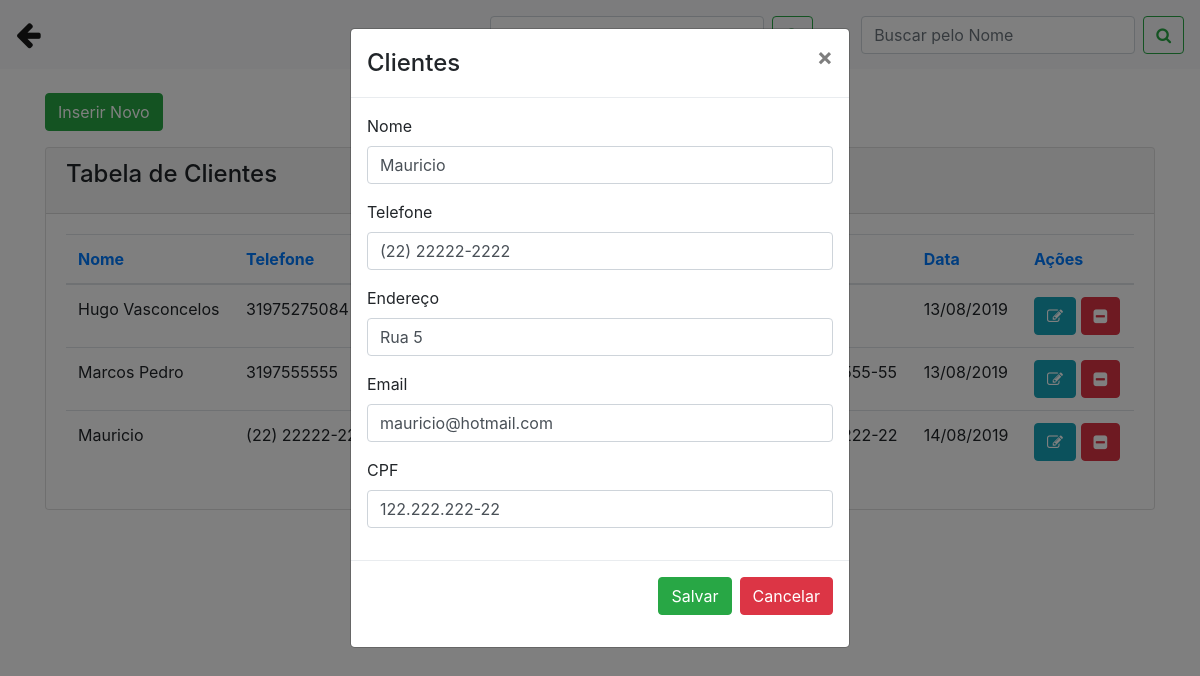
The app's page /clientes.php?func=edita&id=9 with its own data.
### tables this page shows
CREATE TABLE `clientes` (
  `id` int(11) NOT NULL,
  `nome` varchar(20) NOT NULL,
  `telefone` varchar(15) NOT NULL,
  `endereco` varchar(25) NOT NULL,
  `email` varchar(40) NOT NULL,
  `cpf` varchar(20) NOT NULL,
  `data` date NOT NULL
);

### clientes.php (the view, shortened to what this page needs)
<?php
include('conexao.php');
?>
<!DOCTYPE html>
<html>
<head>
 <link rel="stylesheet" href="https://stackpath.bootstrapcdn.com/bootstrap/4.1.3/css/bootstrap.min.css">
<link rel="stylesheet" href="https://cdnjs.cloudflare.com/ajax/libs/font-awesome/4.7.0/css/font-awesome.min.css">
</head>
<body>
  <nav class="navbar navbar-expand-lg navbar-light bg-light">
  <a class="navbar-brand" href="painel_funcionario.php"><big><big><i class="fa fa-arrow-left"></i></big></big></a>
  <div class="collapse navbar-collapse" id="conteudoNavbarSuportado">
    <form class="form-inline my-2 my-lg-0 mr-5">
      <button name="buttonPesquisarCPF" class="btn btn-outline-success my-2 my-sm-0" type="submit"><i class="fa fa-search"></i></button>
    </form>
    <form class="form-inline my-2 my-lg-0">
      <input name="txtpesquisar" class="form-control mr-sm-2" type="search" placeholder="Buscar pelo Nome" aria-label="Pesquisar">
      <button name="buttonPesquisar" class="btn btn-outline-success my-2 my-sm-0" type="submit"><i class="fa fa-search"></i></button>
    </form>
  </div>
</nav>
<div class="container">
      <br>
         <div class="row">
           <div class="col-sm-12">
            <button type="button" class="btn btn-success mb-3" data-toggle="modal" data-target="#modalExemplo">Inserir Novo </button>
           </div>
        </div>
          <div class="content">
            <div class="row">
              <div class="col-md-12">
                <div class="card">
                  <div class="card-header">
                    <h4 class="card-title"> Tabela de Clientes</h4>
                  </div>
                  <div class="card-body">
                    <div class="table-responsive">
                      <?php
                        if(isset($_GET['buttonPesquisar']) and $_GET['txtpesquisar'] != ''){
                          $nome = $_GET['txtpesquisar'] . '%';
                           $query = "select * from clientes where nome LIKE '$nome'  order by nome asc";
                        }else if(isset($_GET['buttonPesquisarCPF']) and $_GET['txtpesquisarcpf'] != ''){
                          $nome = $_GET['txtpesquisarcpf'];
                           $query = "select * from clientes where cpf = '$nome'  order by nome asc";
                        }
                        else{
                         $query = "select * from clientes order by nome asc";
                        }
                        $result = mysqli_query($conexao, $query);
                        $row = mysqli_num_rows($result);
                        if($row == ''){
                            echo "<h3> Não existem dados cadastrados no banco </h3>";
                        }else{
                           ?>
                      <table class="table">
                        <thead class=" text-primary">
                          <th>
                            Nome
                          </th>
                          <th>
                            Telefone
                          </th>
                          <th>
                          </th>
                           <th>
                          </th>
                            <th>
                          </th>
                            <th>
                            Data
                          </th>
                            <th>
                            Ações
                          </th>
                        </thead>
                        <tbody>
                         <?php
                          while($res_1 = mysqli_fetch_array($result)){
                            $nome = $res_1["nome"];
                            $telefone = $res_1["telefone"];
                            $endereco = $res_1["endereco"];
                            $email = $res_1["email"];
                            $cpf = $res_1["cpf"];
                            $data = $res_1["data"];
                            $id = $res_1["id"];
                            $data2 = implode('/', array_reverse(explode('-', $data)));
                            ?>
                            <tr>
                             <td><?php echo $nome; ?></td>
                             <td><?php echo $telefone; ?></td>
                             <td><?php echo $endereco; ?></td>
                             <td><?php echo $email; ?></td>
                             <td><?php echo $cpf; ?></td>
                             <td><?php echo $data2; ?></td>
                             <td>
                             <a class="btn btn-info" href="clientes.php?func=edita&id=<?php echo $id; ?>"><i class="fa fa-pencil-square-o"></i></a>
                             <a class="btn btn-danger" href="clientes.php?func=deleta&id=<?php echo $id; ?>"><i class="fa fa-minus-square"></i></a>
                             </td>
                            </tr>
                            <?php
                              }
                            ?>
                        </tbody>
                      </table>
                          <?php
                              }
                            ?>
                    </div>
                  </div>
                </div>
              </div>
</div>
</body>
</html>
<?php
if(@$_GET['func'] == 'edita'){
$id = $_GET['id'];
$query = "select * from clientes where id = '$id'";
$result = mysqli_query($conexao, $query);
 while($res_1 = mysqli_fetch_array($result)){
?>
      <div id="modalEditar" class="modal fade" role="dialog">
        <div class="modal-dialog">
          <div class="modal-content">
            <div class="modal-header">
              <h4 class="modal-title">Clientes</h4>
              <button type="button" class="close" data-dismiss="modal">&times;</button>
            </div>
            <div class="modal-body">
              <form method="POST" action="">
              <div class="form-group">
                <label for="id_produto">Nome</label>
                <input type="text" class="form-control mr-2" name="txtnome" placeholder="Nome" value="<?php echo $res_1['nome']; ?>" required>
              </div>
              <div class="form-group">
                <label for="id_produto">Telefone</label>
                <input type="text" class="form-control mr-2" name="txttelefone" id="txttelefone" placeholder="Telefone" value="<?php echo $res_1['telefone']; ?>" required>
              </div>
              <div class="form-group">
                <label for="quantidade">Endereço</label>
                <input type="text" class="form-control mr-2" name="txtendereco" placeholder="Endereço" value="<?php echo $res_1['endereco']; ?>" required>
              </div>
               <div class="form-group">
                <label for="fornecedor">Email</label>
                 <input type="email" class="form-control mr-2" name="txtemail" placeholder="Email" value="<?php echo $res_1['email']; ?>" required>
              </div>
              <div class="form-group">
                <label for="fornecedor">CPF</label>
                 <input type="text" class="form-control mr-2" name="txtcpf" id="txtcpf" placeholder="CPF" value="<?php echo $res_1['cpf']; ?>" required>
              </div>
            </div>
            <div class="modal-footer">
               <button type="submit" class="btn btn-success mb-3" name="buttonEditar">Salvar </button>
                <button type="button" class="btn btn-danger mb-3" data-dismiss="modal">Cancelar </button>
            </div>
          </div>
        </div>
      </div>
<?php } }  ?>

### records on screen
clientes: nome "Hugo Vasconcelos", telefone "31975275084", data "13/08/2019"
clientes: nome "Marcos Pedro", telefone "3197555555", data "13/08/2019"
clientes: nome "Mauricio", telefone "(22) 22222-2222", data "14/08/2019", txtnome "Mauricio", txttelefone "(22) 22222-2222", txtendereco "Rua 5", txtemail "mauricio@hotmail.com", txtcpf "122.222.222-22"
